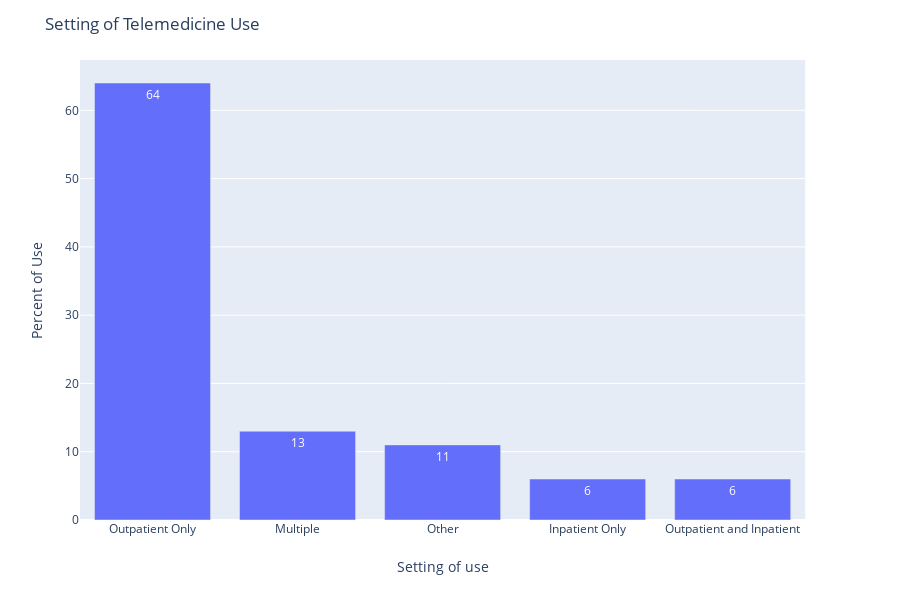

Notebook code cell kept with this figure:
### Markdown cell above
### Q3 - In what setting did you use Telemedicine?

### Code cell
# Q3 - In what setting did you use Telemedicine? 

# Cross tab
df_q3 = pd.crosstab(index = df.Setting_telemed, columns="count").reset_index()
df_q3['percent'] = round((df_q3['count'] / df_q3['count'].sum()) * 100,0)
print(df_q3)

df_q3 = df_q3.sort_values(by='count', ascending=False)

fig = px.bar(df_q3, x='Setting_telemed', y='percent',
             text= 'percent')

fig.update_layout(
    title='Setting of Telemedicine Use',
    xaxis=dict(
        title='Setting of use'),
    yaxis = dict(
        title='Percent of Use')
)
    
fig.show()

### Figure 1 — Plotly figure (JSON) as saved in the notebook; plotly's stock layout.template omitted (floating-point values rounded to 4 significant figures)
{"data": [{"alignmentgroup": "True", "hoverlabel": {"namelength": 0}, "hovertemplate": "Setting_telemed=%{x}<br>percent=%{text}", "legendgroup": "", "marker": {"color": "#636efa"}, "name": "", "offsetgroup": "", "orientation": "v", "showlegend": false, "text": [64, 13, 11, 6, 6], "textposition": "auto", "type": "bar", "x": ["Outpatient Only", "Multiple", "Other", "Inpatient Only", "Outpatient and Inpatient"], "xaxis": "x", "y": [64, 13, 11, 6, 6], "yaxis": "y"}], "layout": {"barmode": "relative", "height": 600, "legend": {"tracegroupgap": 0}, "margin": {"t": 60}, "title": {"text": "Setting of Telemedicine Use"}, "xaxis": {"anchor": "y", "domain": [0, 0.98], "title": {"text": "Setting of use"}}, "yaxis": {"anchor": "x", "domain": [0, 1], "title": {"text": "Percent of Use"}}}}
